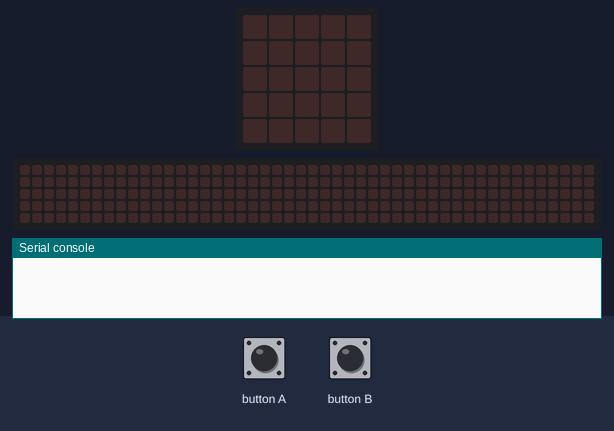
This program was run on a simulated BBC micro:bit running MicroPython. On the bench: the board's 5×5 LED display, a strip that is not on the board, showing the scrolling text unrolled, the last lines printed to the serial console. The inputs (shaded band) are chosen by the test bench. The 48×5 strip is a reading aid, not a part: it shows the text the display is scrolling, unrolled, one strip-width of it at a time.

Above: at 1.2 s.
1.3 s: button A pressed for 0.15 s
At 2.6 s:
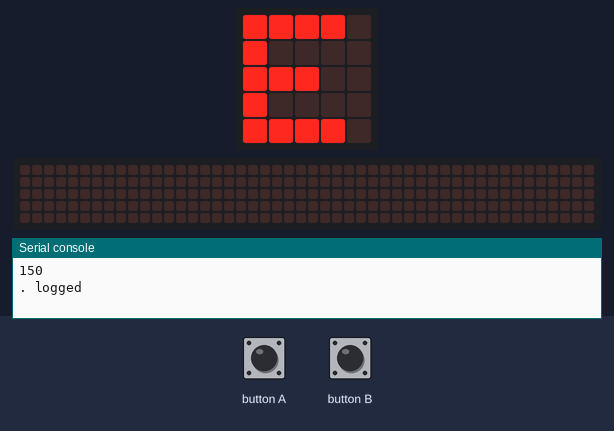
3.7 s: button B pressed for 0.15 s
At 5.8 s:
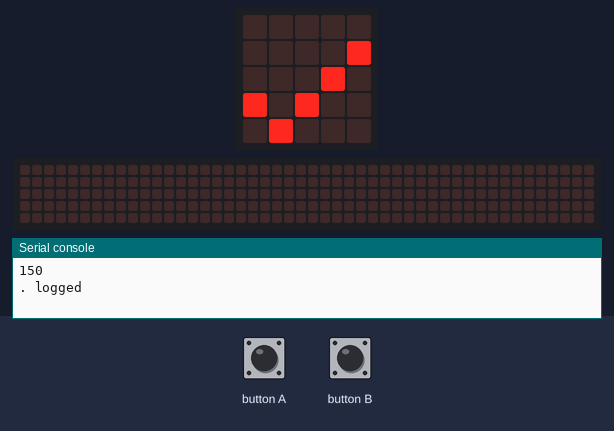
6.7 s: button A pressed for 1 s
At 8.5 s:
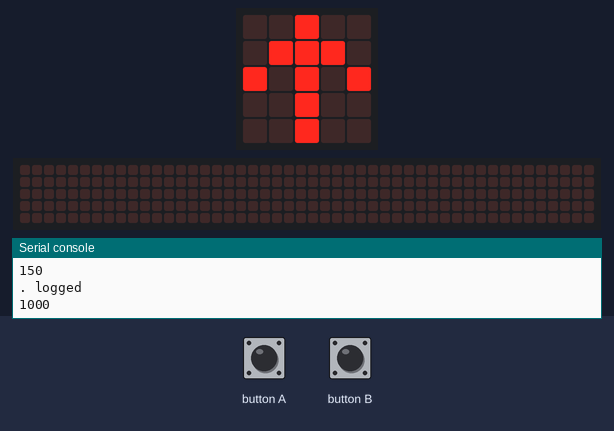
9.2 s: button A pressed for 0.15 s
At 9.27 s:
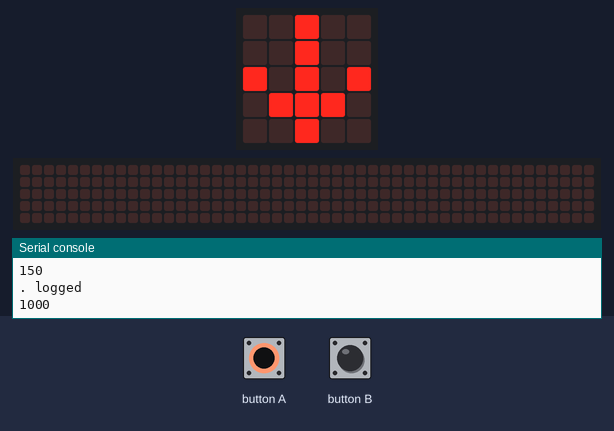
11.6 s: button B pressed for 1 s
At 11.69 s:
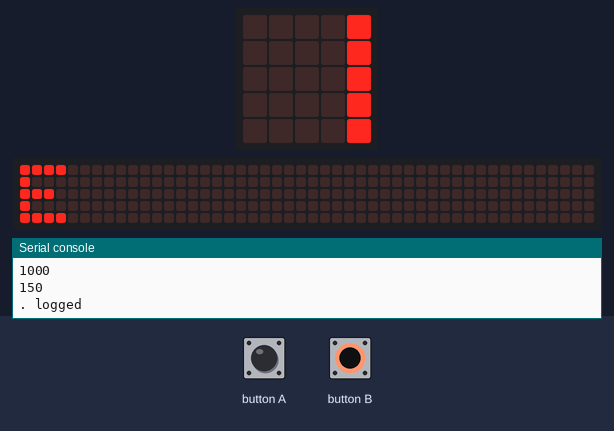
14.6 s: button A pressed 2 times (0.12 s each, 0.3 s apart)
At 16.7 s:
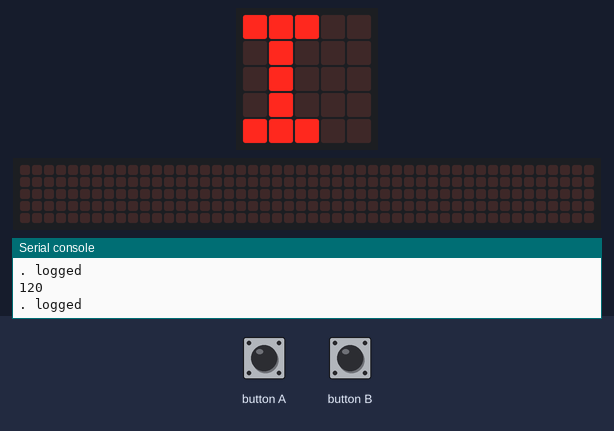
Timing chart, 0 to 18.2 s (numbered marks = the images above; inputs shaded):
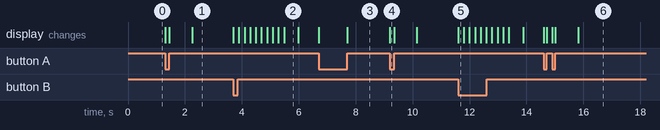

The program:

morseParser.py
```python
from microbit import *

CHAR_DELAY = 800

DOT_MIN = 0
DOT_MAX = 250
DASH_MIN = 250
DASH_MAX = 800

MAX_SCROLL_DELAY = 200
MIN_SCROLL_DELAY = 80

# A lookup table of morse codes and associated characters.
MORSE_CODE_LOOKUP = {# {{{
    ".-": "A",
    "-...": "B",
    "-.-.": "C",
    "-..": "D",
    ".": "E",
    "..-.": "F",
    "--.": "G",
    "....": "H",
    "..": "I",
    ".---": "J",
    "-.-": "K",
    ".-..": "L",
    "--": "M",
    "-.": "N",
    "---": "O",
    ".--.": "P",
    "--.-": "Q",
    ".-.": "R",
    "...": "S",
    "-": "T",
    "..-": "U",
    "...-": "V",
    ".--": "W",
    "-..-": "X",
    "-.--": "Y",
    "--..": "Z",
    ".----": "1",
    "..---": "2",
    "...--": "3",
    "....-": "4",
    ".....": "5",
    "-....": "6",
    "--...": "7",
    "---..": "8",
    "----.": "9",
    "-----": "0"
}# }}}


def get_scroll_delay(message_length):
    delay = MAX_SCROLL_DELAY - message_length * 5
    if delay < MIN_SCROLL_DELAY:
        delay = MIN_SCROLL_DELAY
    return delay


# current char code
charCodeBuff = ""
# current message
message = ""

last_button_down_time = running_time()
last_button_up_time = running_time()

while True:
    # If more time than CHAR_DELAY has passed since the last button up
    if running_time() - last_button_up_time > CHAR_DELAY and charCodeBuff != "":
        # Lookup the code, else place a space
        parsed_char = MORSE_CODE_LOOKUP.get(charCodeBuff, " ")
        # Show the parsed character for feedback
        display.show(parsed_char)
        message += parsed_char
        # Reset the char buffer
        charCodeBuff = ""

    # If the user enters the message
    if button_b.is_pressed() and message != "":
        # Handle the message
        display.scroll(message, delay=get_scroll_delay(len(message)))

        # Display a confirmation that the message was submitted
        display.show(Image.YES)
        sleep(500)
        display.clear()

        # Reset the state of the program
        charCodeBuff = ""
        message = ""

    if button_a.is_pressed():
        # If the last event was a button_up,
        # then this press is a button_down event
        if last_button_down_time <= last_button_up_time:
            last_button_down_time = running_time()
            # Display some feedback
            display.show(Image.ARROW_S)
    else:
        # If the last event was a button_down,
        # then this press is a button_up event
        if last_button_up_time < last_button_down_time:
            last_button_up_time = running_time()
            # Display some feedback
            display.show(Image.ARROW_N)

            press_duration = last_button_up_time - last_button_down_time
            print(press_duration)

            if DOT_MIN < press_duration <= DOT_MAX:
                print(". logged")
                charCodeBuff += "."
            elif DASH_MIN < press_duration <= DASH_MAX:
                print("- logged")
                charCodeBuff += "-"
```

Measured:
- after the input at 1.3 s, the display: first changes at once (image 1 shows a later state)
- after the input at 3.7 s, the display: first changes at once (image 2 shows a later state)
- after the input at 6.7 s, the display: first changes at once (image 3 shows a later state)
- after the input at 9.2 s, the display: changes at once (image 4)
- after the input at 11.6 s, the display: changes at once (image 5)
- after the input at 14.6 s, the display: first changes at once (image 6 shows a later state)
- what the display in image 2 shows lasts 0.5 s, from 5.5 s to 6.0 s
